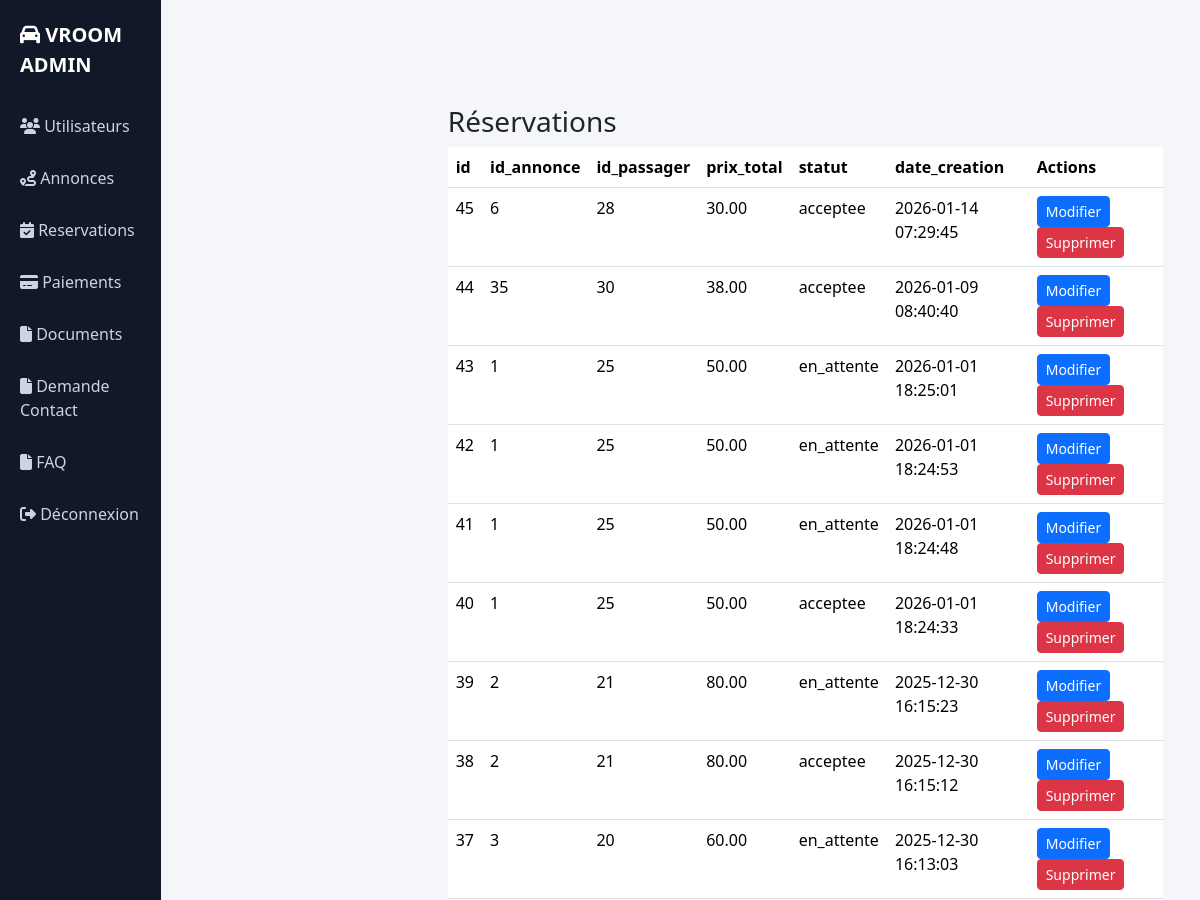
/Vue/admin/index.php?page=admin&admin_page=reservations (upper part), run on an earlier commit of the app's database.
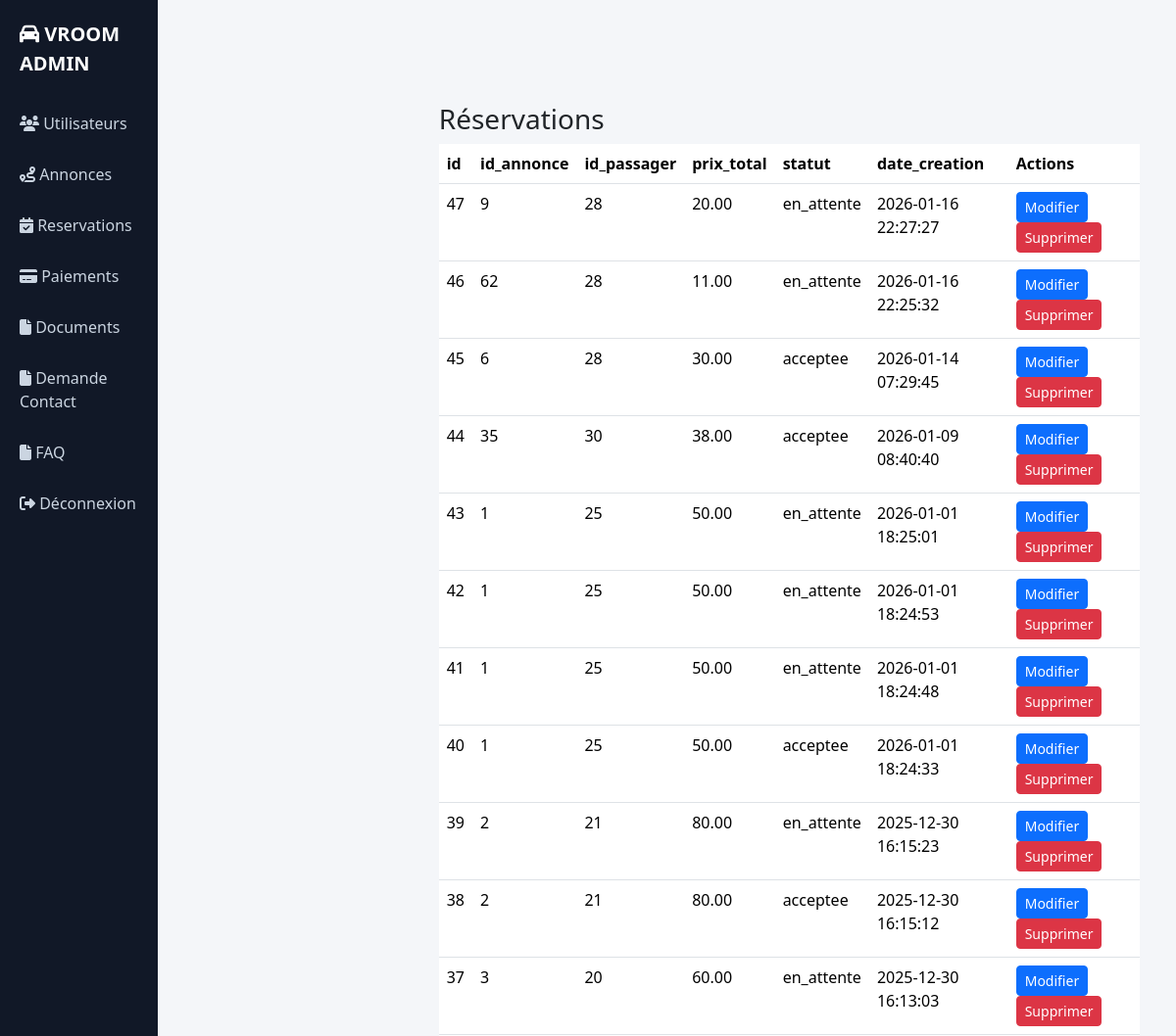
And on a later commit of the database.
### tables this page shows
CREATE TABLE `reservations` (
  `id` bigint(20) UNSIGNED NOT NULL,
  `uuid` varchar(36) NOT NULL,
  `id_annonce` bigint(20) UNSIGNED NOT NULL,
  `donnees_passager` longtext DEFAULT NULL CHECK (json_valid(`donnees_passager`)),
  `id_passager` bigint(20) UNSIGNED DEFAULT NULL,
  `statut` enum('en_attente','acceptee','refusee','annulee','terminee') DEFAULT 'en_attente',
  `prix_total` decimal(10,2) NOT NULL,
  `date_creation` timestamp NOT NULL DEFAULT current_timestamp(),
  `date_mise_a_jour` timestamp NOT NULL DEFAULT current_timestamp() ON UPDATE current_timestamp()
);

### Controleur/c_admin.php (called while the page is built, shortened)
<?php
require_once __DIR__ . '/../Modele/reservations.php';
class c_admin {
    public function afficher(?int $id_utilisateur = null) {
        $admin_page = $_GET['admin_page'] ?? 'utilisateurs';
        switch ($admin_page) {
            case 'reservations':
                $titre = "Réservations";
                $titre_colone = ['id', 'id_annonce', 'id_passager', 'prix_total', 'statut', 'date_creation'];
                $valeurs = Reservations::all();
                break;
        }
        require __DIR__ . '/../Vue/admin/index_admin.php';
    }
}

### Modele/reservations.php (called while the page is built, shortened)
<?php
class Reservations {
    public static function all(): array {
        $db = dbConnect();
        $stmt = $db->query("SELECT * FROM reservations ORDER BY date_creation DESC");
        return $stmt->fetchAll();
    }
}

### Vue/admin/index_admin.php (the view, shortened to what this page needs)
<?php require "header.php"; ?>
<?php require "sidebar.php"; ?>
<div class="container-fluid">
    <h3><?= htmlspecialchars($titre)?></h3>
    <table class="table table-hover" id="datatable">
        <thead>
            <tr>
                <?php foreach ($titre_colone as $colonne): ?>
                    <th><?= htmlspecialchars($colonne) ?></th>
                <?php endforeach; ?>
                <th>Actions</th>
            </tr>
        </thead>
        <tbody>
            <?php foreach ($valeurs as $v): ?>
                <tr>
                    <?php foreach ($titre_colone as $colonne): ?>
                        <td><?= htmlspecialchars($v[$colonne] ?? '') ?></td>
                    <?php endforeach; ?>
                    <td>
                        <button type="button"
                                class="btn btn-sm btn-primary editBtn"
                                data-bs-toggle="modal"
                                data-bs-target="#editModal"
                                <?php foreach ($v as $key => $val): ?>
                                data-<?= htmlspecialchars($key, ENT_QUOTES, 'UTF-8') ?>
                                ="<?= htmlspecialchars((string)($val ?? ''), ENT_QUOTES, 'UTF-8') ?>"
                            <?php endforeach; ?>>
                            Modifier
                        </button>
                        <a href="index.php?page=admin&action=supprimer&id=<?= $v['id'] ?>"
                            class="btn btn-sm btn-danger"
                            onclick="return confirm('Supprimer cet utilisateur ?')">Supprimer</a>
                    </td>
                </tr>
            <?php endforeach; ?>
        </tbody>
    </table>
</div>
<?php require "footer.php"; ?>

What changed in the data, as far as the page shows it:
added reservations: id "47", id_annonce "9", id_passager "28", prix_total "20.00", statut "en_attente", date_creation "2026-01-16 22:27:27"
added reservations: id "46", id_annonce "62", id_passager "28", prix_total "11.00", statut "en_attente", date_creation "2026-01-16 22:25:32"
